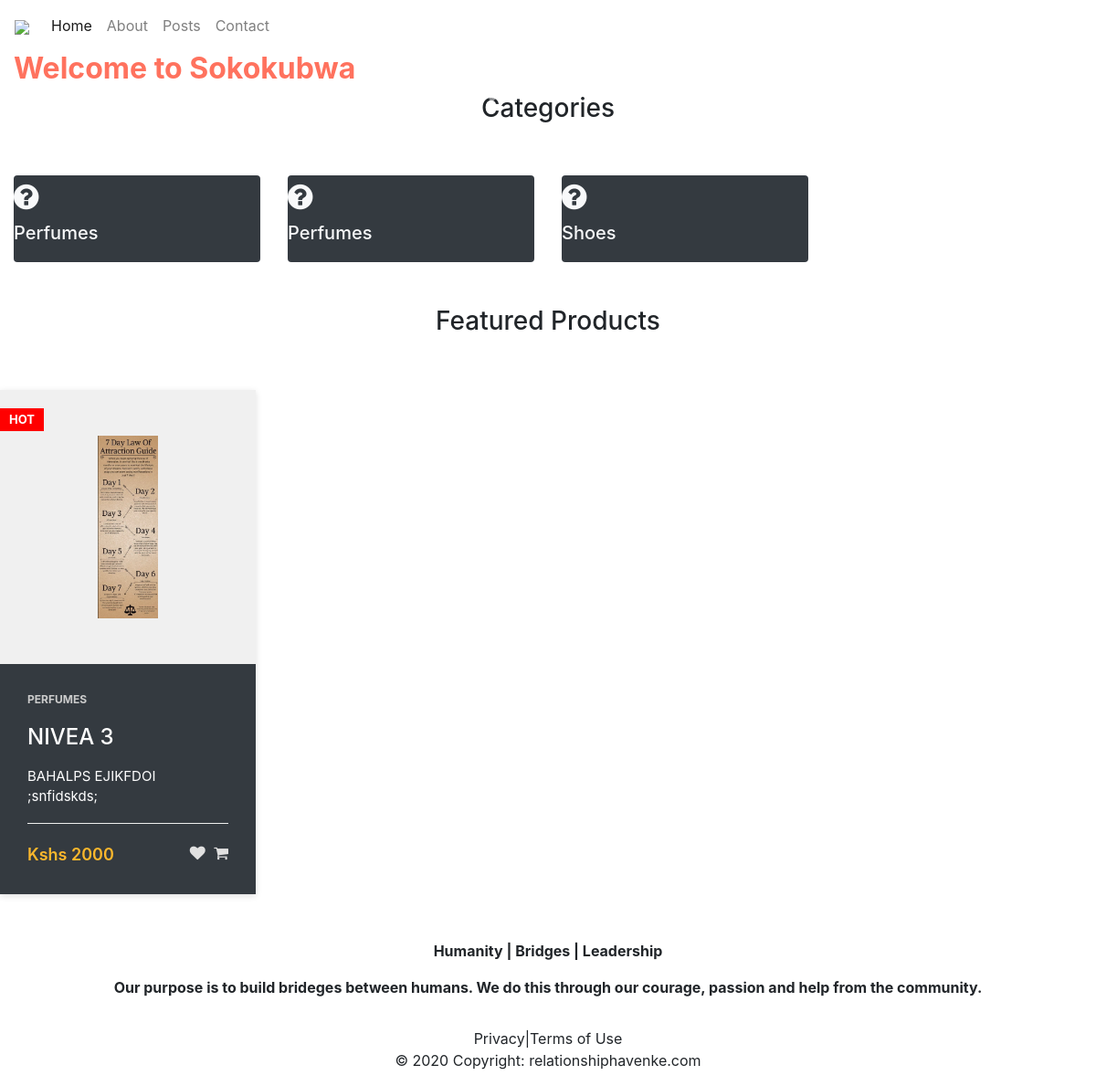
The page / on the database its author committed.
### shop/models.py (models this page shows)
class Category(models.Model):
    name= models.CharField(blank=False, null=False,max_length=50)
    parent_id=models.ForeignKey('Category', null=True, blank=True,on_delete=models.CASCADE)
    created_at=models.DateTimeField(auto_now_add=True)
    updated_at=models.DateTimeField(auto_now=True)
    def __str__(self):
        return self.name

class Product(models.Model):
    name=models.CharField(max_length=50, null=False, blank=False)
    category_id= models.ForeignKey('Category', on_delete=models.CASCADE,blank=False, null=False )
    cost= models.IntegerField(null=False, blank=False)
    quantity= models.IntegerField(null=False, blank=False)
    description= models.TextField(null=True, blank=True)
    image=models.ImageField(upload_to='images/')
    featured=models.BooleanField(max_length=50, null=False, blank=True, default=False)
    status= models.CharField(max_length=50, null=False, blank=True, default="Unverified")
    seller_id=models.CharField(max_length=50, null=False, blank=False)
    created_at=models.DateTimeField(auto_now_add=True)
    updated_at=models.DateTimeField(auto_now=True)

### shop/views.py (the view)
# urls.py: path("", views.home, name='home'),
def home(request):
    context = {}
    context['products']= Product.objects.all()[:4]
    context['categories']=Category.objects.all()
    return render(request, "shop/frontend/home.html", context)

### shop/templates/shop/frontend/home.html (shortened to what this page needs)
{% extends 'shop/frontend/layouts/master.html' %}
{% load static %}
{% block content %}
<div class="container-fluid">
    <div class="row justify-content-center">
        <div class="col-md-12 col-lg-6 col-sm-12">
            <h2 style="color: #FF725E;", ><strong>Welcome to Sokokubwa</strong></h2>
            <div id="carouselExampleControls" class="carousel slide" data-ride="carousel">
              <a class="carousel-control-prev" href="#carouselExampleControls" role="button" data-slide="prev">
                <span class="carousel-control-prev-icon" aria-hidden="true"></span>
              </a>
              <a class="carousel-control-next" href="#carouselExampleControls" role="button" data-slide="next">
                <span class="carousel-control-next-icon" aria-hidden="true"></span>
              </a>
            </div>
        </div>
        <div class="col-md-12 col-lg-6 col-sm-12 landing-image">
            <div id="carouselExampleControls" class="carousel slide" data-ride="carousel">
                <a class="carousel-control-prev" href="#carouselExampleControls" role="button" data-slide="prev">
                  <span class="carousel-control-prev-icon" aria-hidden="true"></span>
                </a>
                <a class="carousel-control-next" href="#carouselExampleControls" role="button" data-slide="next">
                  <span class="carousel-control-next-icon" aria-hidden="true"></span>
                </a>
              </div>
        </div>
    </div>
    <h3 class="text-center">Categories</h3>
    <div class="row">
      {% for category in categories %}
      <div class="col-lg-3 service-categories text-center>">
        {% include 'shop/frontend/layouts/single_category.html' %}
      </div>
      {% endfor %}
    </div>
    <h3 class="text-center">Featured Products</h3>
    <div class="row">
      {% for product in products %}
      <div class="col-lg-4>">
        {% include 'shop/frontend/layouts/single_product.html' %}
      </div>
      {% endfor %}
    </div>
</div>
{% endblock %}

### shop/templates/shop/frontend/layouts/single_category.html
{% load static %}
<a href="#">
    <div class="card service-card card-inverse bg-dark py-2 text-light">
      <div class="card-block">
        <span class="fa fa-question-circle fa-2x"></span>
        <h5 class="card-title">{{ category.name }}</h5>
      </div>
    </div>
  </a>

### shop/templates/shop/frontend/layouts/single_product.html
{% load static %}
<a href="#" style="text-decoration: none;">
    <div class="product-card bg-dark text-white">
		<div class="product-badge">Hot</div>
		<div class="product-tumb">
			<img src="{{product.image.url}}" alt="">
		</div>
		<div class="product-details">
			<span class="product-catagory">{{product.category_id}}</span>
			<h4 class="text-white"><a href="">{{product.name}}</a></h4>
			<p>{{product.description}}</p>
			<div class="product-bottom-details">
				<div class="product-price">Kshs {{product.cost}}</div>
				<div class="product-links">
					<a href=""><i class="fa fa-heart"></i></a>
					<a href=""><i class="fa fa-shopping-cart"></i></a>
				</div>
			</div>
		</div>
	</div>
</a>

### sokokubwa/static/style.css (style rules this page uses)
a, a:hover, a:focus { color: inherit; text-decoration: none; transition: all 0.3s; }
.product-card { width: 280px; position: relative; box-shadow: 0 2px 7px #dfdfdf; margin: 50px auto; background: #fafafa; transition: all .2s ease-in-out; }
.product-badge { position: absolute; left: 0; top: 20px; text-transform: uppercase; font-size: 13px; font-weight: 700; background: red; color: #fff; padding: 3px 10px; }
.product-tumb { display: flex; align-items: center; justify-content: center; height: 300px; padding: 50px; background: #f0f0f0; }
.product-tumb img { max-width: 100%; max-height: 100%; }
.product-details { padding: 30px; }
.product-catagory { display: block; font-size: 12px; font-weight: 700; text-transform: uppercase; color: #ccc; margin-bottom: 18px; }
.product-details h4 a { font-weight: 500; display: block; margin-bottom: 18px; text-transform: uppercase; color: #fff; text-decoration: none; transition: 0.3s; }
.product-details p { font-size: 15px; line-height: 22px; margin-bottom: 18px; color: #fff; }
.product-bottom-details { overflow: hidden; border-top: 1px solid #eee; padding-top: 20px; }
.product-bottom-details div { float: left; width: 50%; }
.product-price { font-size: 18px; color: #fbb72c; font-weight: 600; }
.product-links { text-align: right; }
.product-links a { display: inline-block; margin-left: 5px; color: #e1e1e1; transition: 0.3s; font-size: 17px; }
.service-categories { padding-top: 3em; padding-bottom: 3em; background-size: cover; }
.service-categories .card { transition: all 0.2s; }
.service-categories .card-title { padding-top: 0.5em; }
.service-card { border: 0; }

### rows shown on the page
Category: name "Perfumes"
Category: name "Perfumes"
Category: name "Shoes"
Product: image (picture), category_id "PERFUMES", name "NIVEA 3", description "BAHALPS EJIKFDOI ;snfidskds;", cost "2000"
